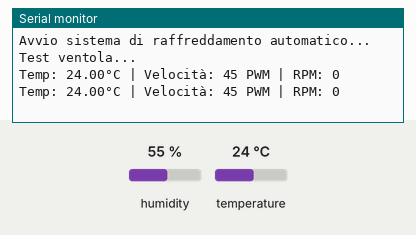
Simulated run of this sketch. Board: Arduino Uno, built with avr-gcc and run on an emulated ATmega328P. Shown: the last lines printed to the serial monitor. The test bench sets the inputs (shaded band); at power-on: temperature 24 °C, humidity 55 %.

Above: at 5.2 s.
5.3 s: temperature set to 12 °C
At 7.8 s:
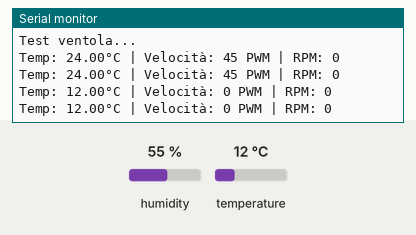
8.0 s: temperature set to 19 °C
At 8.9 s:
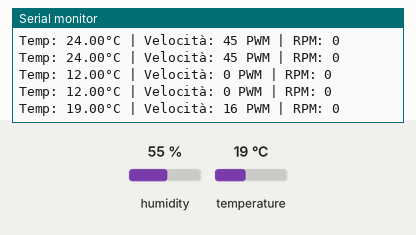
Timing chart, 0 to 11.0 s (numbered marks = the images above; inputs shaded):
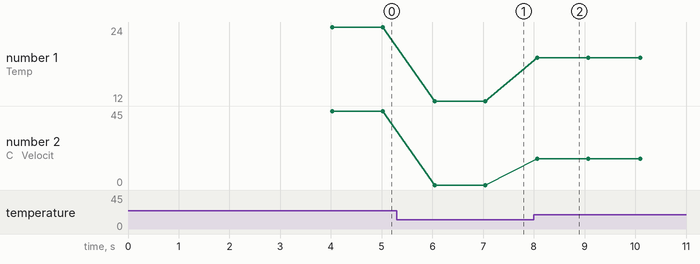

Measured:
- after the input at 5.3 s, the serial monitor: prints a new line after 0.75 s (image 1)
- after the input at 8.0 s, the serial monitor: prints a new line after 0.07 s (image 2)
- plotted number 1: 24 → 12 after the input at 5.3 s, 12 → 19 after the input at 8.0 s
- plotted number 2: 0 → 16 after the input at 8.0 s

The sketch:

automazione_carrello.ino
```cpp
#include <DHT.h>

// Definizione pin per sensore di temperatura
#define DHTPIN 2
#define DHTTYPE DHT11

// Definizione pin ventola
#define PWM_DHT_FAN 9
#define TACH_DHT_FAN 10

// Oggetto sensore
DHT dht(DHTPIN, DHTTYPE);

// Variabili
int speedDHT = 0;
unsigned long rpmDHT = 0;
volatile unsigned long pulseCountDHT = 0;
unsigned long lastMillis = 0;

// Conteggio impulsi tachimetrico
void countPulseDHT(){
  pulseCountDHT++;
}

void setup(){
  Serial.begin(9600);
  Serial.println("Avvio sistema di raffreddamento automatico...");
  delay(1000);

  dht.begin();

  pinMode(PWM_DHT_FAN, OUTPUT);
  pinMode(TACH_DHT_FAN, INPUT_PULLUP);

  attachInterrupt(digitalPinToInterrupt(TACH_DHT_FAN), countPulseDHT, FALLING);

  // Test iniziale ventola
  Serial.println("Test ventola...");
  analogWrite(PWM_DHT_FAN, 255);
  delay(3000);
}

void loop(){
  float t = dht.readTemperature();

  if (!isnan(t)){
    // Mappa temperatura -> velocità ventola
    speedDHT = map(t, 30, 60, 80, 255);

    // Limiti di sicurezza
    if (speedDHT < 0) speedDHT = 0;
    if (speedDHT > 255) speedDHT = 255;

    // Applica velocità
    analogWrite(PWM_DHT_FAN, speedDHT);

    // Calcolo RPM
    if (millis() - lastMillis >= 1000){
      noInterrupts();
      rpmDHT = pulseCountDHT * 30; // 2 impulsi per giro
      pulseCountDHT = 0;
      interrupts();

      Serial.print("Temp: ");
      Serial.print(t);
      Serial.print("°C | Velocità: ");
      Serial.print(speedDHT);
      Serial.print(" PWM | RPM: ");
      Serial.println(rpmDHT);

      lastMillis = millis();
    }
  } else {
    Serial.println("Errore lettura DHT!");
  }
}
```
